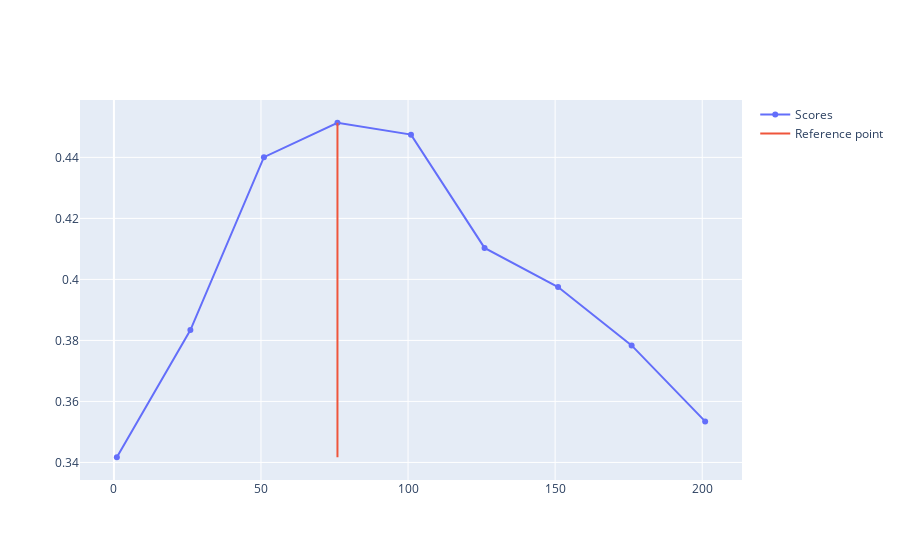

The cell this chart's notebook holds for it:
### Code cell
no_topics_par = 76
no_topics_email = 976

plot_topic_scores(par_scores,reference = 76)
#plot_topic_scores(email_scores,reference = 976)


#par_model = extract_model(par_scores, no_topics_par)
#email_model = extract_model(email_scores, no_topics_email)

#print(par_model)
#print(email_model)
